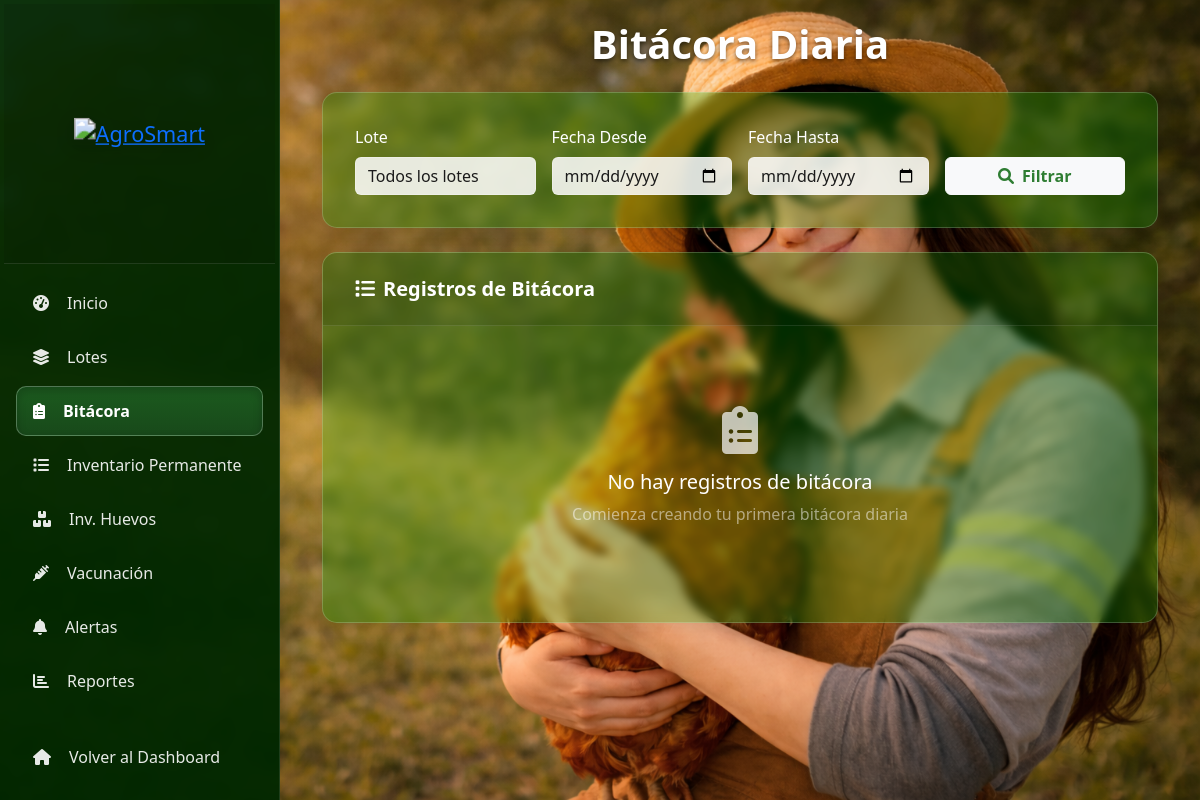
The app's page /aves/bitacora/?lote=1 (signed in), older data.
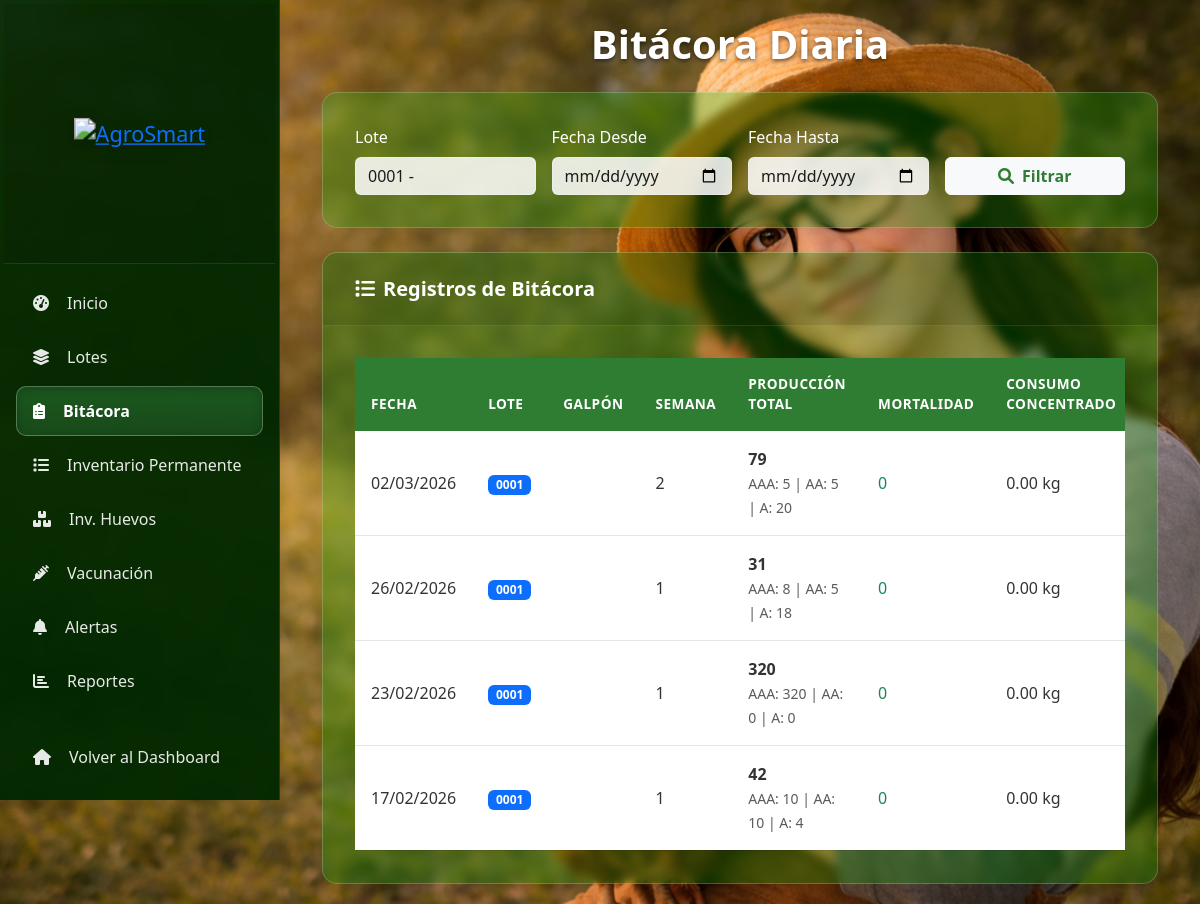
The same page, newer data.
### apps/aves/models.py (models this page shows, shortened)
class BitacoraDiaria(BaseModel):
    lote = models.ForeignKey(LoteAves, on_delete=models.CASCADE, verbose_name='Lote')
    fecha = models.DateField('Fecha')
    semana_vida = models.PositiveIntegerField('Semana de vida', null=True, blank=True)
    recoleccion_1 = models.PositiveIntegerField('Primera recolección', default=0, help_text='Cantidad total de huevos en la primera recolección')
    recoleccion_2 = models.PositiveIntegerField('Segunda recolección', default=0, help_text='Cantidad total de huevos en la segunda recolección')
    recoleccion_3 = models.PositiveIntegerField('Tercera recolección', default=0, help_text='Cantidad total de huevos en la tercera recolección')
    huevos_rotos = models.PositiveIntegerField('Huevos rotos', default=0, help_text='Cantidad total de huevos rotos en el día')
    imagen_huevos_rotos = models.ImageField('Evidencia de huevos rotos', upload_to='aves/huevos_rotos/', null=True, blank=True, help_text='Requerida si hay huevos rotos')
    produccion_aaa = models.PositiveIntegerField('Producción AAA', default=0)
    produccion_aa = models.PositiveIntegerField('Producción AA', default=0)
    produccion_a = models.PositiveIntegerField('Producción A', default=0)
    produccion_b = models.PositiveIntegerField('Producción B', default=0)
    produccion_c = models.PositiveIntegerField('Producción C', default=0)
    produccion_jumbo = models.PositiveIntegerField('Producción Jumbo', default=0)
    huevos_sucios = models.PositiveIntegerField('Huevos sucios', default=0)
    huevos_farfara = models.PositiveIntegerField('Huevos fárfara', default=0)
    descarte = models.PositiveIntegerField('Descarte', default=0)
    mortalidad = models.PositiveIntegerField('Mortalidad', default=0)
    causa_mortalidad = models.CharField('Causa de mortalidad', max_length=200, blank=True)
    consumo_concentrado = models.DecimalField('Consumo concentrado (kg)', max_digits=10, decimal_places=2, default=0)
    observaciones = models.TextField('Observaciones', blank=True)
    firma_responsable = models.ImageField('Firma del responsable', upload_to='aves/firmas/', null=True, blank=True, help_text='Foto de la firma del encargado')
    usuario_registro = models.ForeignKey(User, on_delete=models.CASCADE, verbose_name='Usuario que registra')
    class Meta:
        verbose_name = 'Bitácora Diaria'
        verbose_name_plural = 'Bitácoras Diarias'
        unique_together = ['lote', 'fecha']
        ordering = ['-fecha']
    @property
    def produccion_total(self):
        return (
            self.produccion_aaa +
            self.produccion_aa +
            self.produccion_a +
            self.produccion_b +
            self.produccion_c +
            self.produccion_jumbo +
            self.huevos_sucios +
            self.huevos_farfara +
            self.descarte
        )

class LoteAves(BaseModel):
    ESTADOS = [
        ('levante', 'Pollas de Levante'),
        ('postura', 'En Postura'),
        ('finalizado', 'Finalizado'),
    ]
    LINEAS_GENETICAS = [
        ('hy_line_brown', 'Hy-Line Brown'),
        ('hy_line_white', 'Hy-Line White'),
        ('lohmann_brown', 'Lohmann Brown'),
        ('lohmann_white', 'Lohmann White'),
        ('isa_brown', 'ISA Brown'),
        ('isa_white', 'ISA White'),
        ('bovans_brown', 'Bovans Brown'),
        ('bovans_white', 'Bovans White'),
        ('dekalb_brown', 'Dekalb Brown'),
        ('dekalb_white', 'Dekalb White'),
        ('babcock_brown', 'Babcock Brown'),
        ('otra', 'Otra'),
    ]
    codigo = models.CharField('Código del lote', max_length=50, unique=True)
    galpon = models.CharField('Galpón', max_length=100)
    linea_genetica = models.CharField('Línea genética', max_length=50, choices=LINEAS_GENETICAS)
    procedencia = models.CharField('Procedencia', max_length=200)
    numero_aves_inicial = models.PositiveIntegerField('Número inicial de aves')
    numero_aves_actual = models.PositiveIntegerField('Número actual de aves')
    fecha_llegada = models.DateField('Fecha de llegada')
    fecha_inicio_postura = models.DateField('Fecha inicio postura', null=True, blank=True)
    peso_total_llegada = models.DecimalField('Peso total llegada (kg)', max_digits=10, decimal_places=2)
    peso_promedio_llegada = models.DecimalField('Peso promedio llegada (g)', max_digits=8, decimal_places=2)
    estado = models.CharField('Estado', max_length=20, choices=ESTADOS, default='levante')
    observaciones = models.TextField('Observaciones', blank=True)
    tipo = models.CharField('Tipo de lote', max_length=20, choices=[
        ('ponedoras', 'Ponedoras'),
        ('engorde', 'Engorde'),
    ], default='ponedoras')
    class Meta:
        verbose_name = 'Lote de Aves'
        verbose_name_plural = 'Lotes de Aves'
        ordering = ['-fecha_llegada']

### apps/aves/views.py (the view)
# urls.py: path('bitacora/', views.bitacora_list, name='bitacora_list'),
@login_required
@role_required(['superusuario', 'admin_aves', 'solo_vista'])
def bitacora_list(request):
    bitacoras = BitacoraDiaria.objects.select_related('lote', 'usuario_registro').all()
    lote_id = request.GET.get('lote')
    fecha_desde = request.GET.get('fecha_desde')
    fecha_hasta = request.GET.get('fecha_hasta')
    if lote_id:
        bitacoras = bitacoras.filter(lote_id=lote_id)
    if fecha_desde:
        bitacoras = bitacoras.filter(fecha__gte=fecha_desde)
    if fecha_hasta:
        bitacoras = bitacoras.filter(fecha__lte=fecha_hasta)
    paginator = Paginator(bitacoras, 20)
    page = request.GET.get('page')
    bitacoras = paginator.get_page(page)
    lotes = LoteAves.objects.filter(is_active=True)
    context = {
        'bitacoras': bitacoras,
        'lotes': lotes,
        'filtros': {
            'lote': lote_id,
            'fecha_desde': fecha_desde,
            'fecha_hasta': fecha_hasta,
        }
    }
    return render(request, 'aves/bitacora_list.html', context)

### templates/aves/bitacora_list.html (shortened to what the changed rows need)
{% extends 'aves/base.html' %}
{% load static %}
{% block content %}
<div class="row justify-content-center">
    <div class="col-12">
        <div class="glass-wrap">
            <h2 class="text-center text-white mb-4 fw-bold" style="font-size: 2.5rem; text-shadow: 0 2px 4px rgba(0,0,0,0.5);">Bitácora Diaria</h2>
            <div class="unified-dashboard-card mb-4 no-print">
                <div class="card-body">
                    <form method="get" class="row g-3 align-items-end">
                        <div class="col-md-3">
                            <label class="form-label">Lote</label>
                            <select name="lote" class="form-select">
                                <option value="">Todos los lotes</option>
                                {% for lote in lotes %}
                                    <option value="{{ lote.id }}" {% if filtros.lote == lote.id|stringformat:"s" %}selected{% endif %}>
                                        {{ lote.codigo }} - {{ lote.galpon.nombre }}
                                    </option>
                                {% endfor %}
                            </select>
                        </div>
                    </form>
                </div>
            </div>
            <div class="unified-dashboard-card">
                <div class="card-body">
                    {% if bitacoras %}
                        <div class="table-responsive">
                            <table class="table table-hover">
                                <thead>
                                    <tr>
                                        <th>Fecha</th>
                                        <th>Lote</th>
                                        <th>Galpón</th>
                                        <th>Semana</th>
                                        <th>Producción Total</th>
                                        <th>Mortalidad</th>
                                        <th>Consumo Concentrado</th>
                                    </tr>
                                </thead>
                                <tbody>
                                    {% for bitacora in bitacoras %}
                                    <tr>
                                        <td>{{ bitacora.fecha|date:"d/m/Y" }}</td>
                                        <td>
                                            <span class="badge bg-primary">{{ bitacora.lote.codigo }}</span>
                                        </td>
                                        <td>{{ bitacora.lote.galpon.nombre }}</td>
                                        <td>{{ bitacora.semana_vida }}</td>
                                        <td>
                                            <strong>{{ bitacora.produccion_total }}</strong>
                                            <br>
                                            <small class="text-muted">
                                                AAA: {{ bitacora.produccion_aaa|default:0 }} |
                                                AA: {{ bitacora.produccion_aa|default:0 }} |
                                                A: {{ bitacora.produccion_a|default:0 }}
                                            </small>
                                        </td>
                                        <td class="{% if bitacora.mortalidad > 0 %}text-danger fw-bold{% else %}text-success{% endif %}">
                                            {{ bitacora.mortalidad|default:0 }}
                                        </td>
                                        <td>{{ bitacora.consumo_alimento|default:"0.00" }} kg</td>
                                    </tr>
                                    {% endfor %}
                                </tbody>
                            </table>
                        </div>
                    {% else %}
                        <div class="text-center py-5">
                            <i class="fas fa-clipboard-list fa-3x text-white mb-3" style="opacity: 0.7;"></i>
                            <h5 class="text-white">No hay registros de bitácora</h5>
                            <p class="text-white-50">Comienza creando tu primera bitácora diaria</p>
                        </div>
                    {% endif %}
                </div>
            </div>
        </div>
    </div>
</div>
{% endblock %}

Row changes from the older to the newer data that the page shows:
added BitacoraDiaria: fecha "02/03/2026", lote.codigo "0001", semana_vida "2", produccion_total "79", produccion_aaa "5", produccion_aa "5", produccion_a "20", mortalidad "0", consumo_alimento "0.00"
added BitacoraDiaria: fecha "26/02/2026", lote.codigo "0001", semana_vida "1", produccion_total "31", produccion_aaa "8", produccion_aa "5", produccion_a "18", mortalidad "0", consumo_alimento "0.00"
added BitacoraDiaria: fecha "23/02/2026", lote.codigo "0001", semana_vida "1", produccion_total "320", produccion_aaa "320", produccion_aa "0", produccion_a "0", mortalidad "0", consumo_alimento "0.00"
added BitacoraDiaria: fecha "17/02/2026", lote.codigo "0001", semana_vida "1", produccion_total "42", produccion_aaa "10", produccion_aa "10", produccion_a "4", mortalidad "0", consumo_alimento "0.00"
Text that changed along with them:
form field lote: "Todos los lotes" → "0001 -"
text no longer shown: "No hay registros de bitácora Comienza creando tu primera bitácora diaria"
text now shown: "FECHA LOTE GALPÓN SEMANA PRODUCCIÓN TOTAL MORTALIDAD CONSUMO CONCENTRADO"
